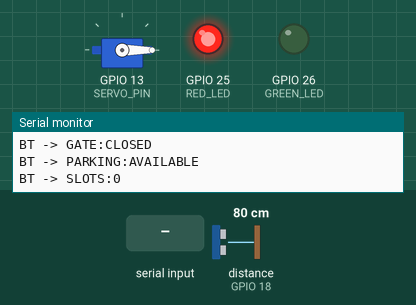
Bench run of a sketch on a simulated ESP32. Parts: servo, output pins drawn as LEDs (lit = HIGH), the last lines printed to the serial monitor. Wiring (inferred from the names in the program): ultrasonic range finder: trigger GPIO 5; echo GPIO 18. The inputs (shaded band) are chosen by the test bench; at power-on: distance to the obstacle (sensor on GPIO 18) 80 cm. The echo pulse lasts 58.3 µs per cm; nothing arrives over Bluetooth unless stated; pins used as bus, display or sensor lines are not drawn.

Above: at 1.2 s.
1.3 s: distance to the obstacle (sensor on GPIO 18) set to 18 cm
2.8 s: distance to the obstacle (sensor on GPIO 18) set to 13 cm
At 3.6 s:
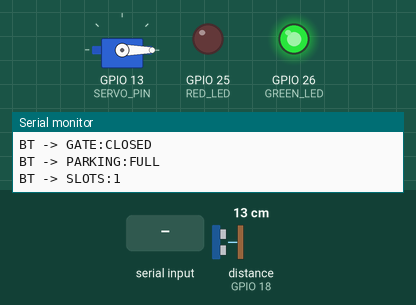
4.3 s: "1" received over the second serial link
At 4.7 s:
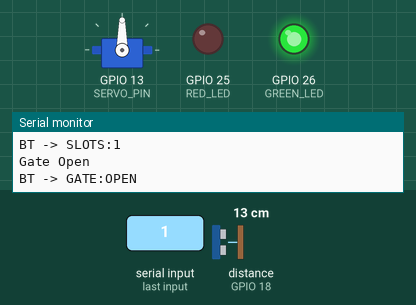
5.8 s: distance to the obstacle (sensor on GPIO 18) set to 35 cm
At 7.0 s:
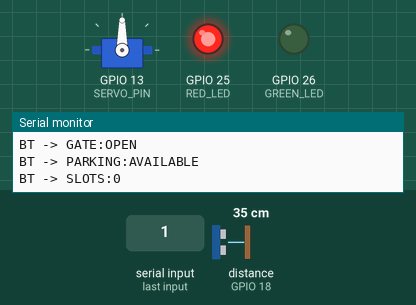
7.3 s: distance to the obstacle (sensor on GPIO 18) set to 2 cm
At 8.4 s:
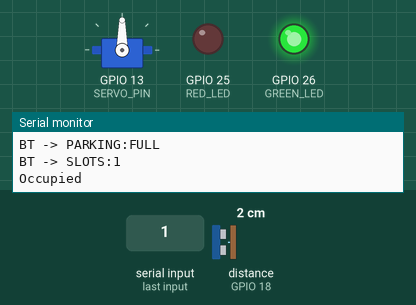
8.9 s: distance to the obstacle (sensor on GPIO 18) set to 60 cm
At 9.7 s:
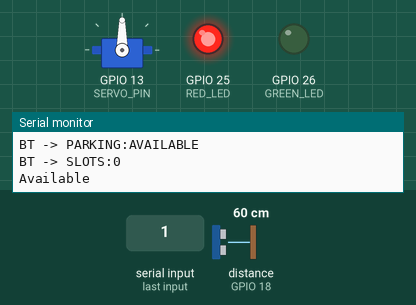
Timing chart, 0 to 11.5 s (numbered marks = the images above; inputs shaded):
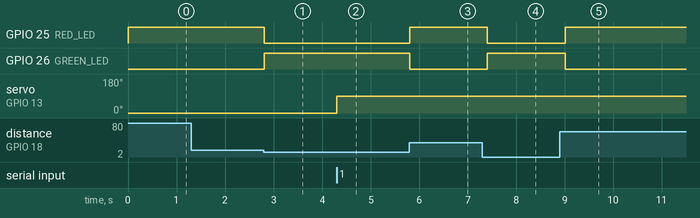

Measured:
- the behaviour switches between 16 and 15 cm on distance to the obstacle (sensor on GPIO 18) (found by bisection; images 0 and 1)
- after the input at 1.3 s, every drawn part: stays the same
- after the input at 2.8 s, GPIO 25 (RED_LED): HIGH → LOW at once; GPIO 26 (GREEN_LED): LOW → HIGH at once
- after the input at 4.3 s, servo on GPIO 13 (SERVO_PIN): 0° → 90° at once
- after the input at 5.8 s, GPIO 25 (RED_LED): LOW → HIGH at once; GPIO 26 (GREEN_LED): HIGH → LOW at once
- after the input at 7.3 s, GPIO 25 (RED_LED): HIGH → LOW after 0.10 s; GPIO 26 (GREEN_LED): LOW → HIGH after 0.10 s
- after the input at 8.9 s, GPIO 25 (RED_LED): LOW → HIGH after 0.11 s; GPIO 26 (GREEN_LED): HIGH → LOW after 0.11 s

The sketch:

esp32_parking_ai.ino
```cpp
#include <BluetoothSerial.h>
#include <ESP32Servo.h>

BluetoothSerial SerialBT;
Servo gateServo;

// Pins
#define TRIG_PIN 5
#define ECHO_PIN 18
#define SERVO_PIN 13
#define RED_LED 25
#define GREEN_LED 26

// Settings
#define OPEN_ANGLE 90
#define CLOSE_ANGLE 0
#define THRESHOLD_CM 15
#define SENSOR_INTERVAL_MS 200
#define STATUS_INTERVAL_MS 3000

// The Android app expects 0 = free, 1 = occupied.
bool isOccupied = false;
bool gateOpen = false;
unsigned long lastSensorCheck = 0;
unsigned long lastStatusSend = 0;

void setup() {
  Serial.begin(115200);
  SerialBT.begin("ESP32_Parking");

  pinMode(TRIG_PIN, OUTPUT);
  pinMode(ECHO_PIN, INPUT);
  pinMode(RED_LED, OUTPUT);
  pinMode(GREEN_LED, OUTPUT);

  gateServo.attach(SERVO_PIN);
  closeGate(false);

  setLED(isOccupied);

  Serial.println("System Ready");
  sendFullStatus();
}

void loop() {
  handleBluetoothCommands();

  unsigned long now = millis();
  if (now - lastSensorCheck >= SENSOR_INTERVAL_MS) {
    lastSensorCheck = now;
    updateParkingState();
  }

  if (now - lastStatusSend >= STATUS_INTERVAL_MS) {
    lastStatusSend = now;
    sendFullStatus();
  }
}

void handleBluetoothCommands() {
  while (SerialBT.available()) {
    char cmd = SerialBT.read();

    if (cmd == '1') {
      openGate(true);
    } else if (cmd == '0') {
      closeGate(true);
    }
  }
}

void updateParkingState() {
  long distance = getDistance();
  bool currentState = distance > 0 && distance < THRESHOLD_CM;

  if (currentState != isOccupied) {
    isOccupied = currentState;
    setLED(isOccupied);
    sendParkingStatus();

    if (isOccupied) {
      Serial.println("Occupied");
    } else {
      Serial.println("Available");
    }
  }
}

void openGate(bool notifyApp) {
  gateServo.write(OPEN_ANGLE);
  gateOpen = true;
  Serial.println("Gate Open");

  if (notifyApp) {
    sendGateStatus();
  }
}

void closeGate(bool notifyApp) {
  gateServo.write(CLOSE_ANGLE);
  gateOpen = false;
  Serial.println("Gate Close");

  if (notifyApp) {
    sendGateStatus();
  }
}

void setLED(bool occupied) {
  if (occupied) {
    digitalWrite(RED_LED, LOW);   // ON for common-anode LEDs
    digitalWrite(GREEN_LED, HIGH);
  } else {
    digitalWrite(RED_LED, HIGH);
    digitalWrite(GREEN_LED, LOW);
  }
}

void sendFullStatus() {
  sendGateStatus();
  sendParkingStatus();
}

void sendGateStatus() {
  if (gateOpen) {
    SerialBT.println("GATE:OPEN");
    Serial.println("BT -> GATE:OPEN");
  } else {
    SerialBT.println("GATE:CLOSED");
    Serial.println("BT -> GATE:CLOSED");
  }
}

void sendParkingStatus() {
  if (isOccupied) {
    SerialBT.println("PARKING:FULL");
    SerialBT.println("SLOTS:1");
    Serial.println("BT -> PARKING:FULL");
    Serial.println("BT -> SLOTS:1");
  } else {
    SerialBT.println("PARKING:AVAILABLE");
    SerialBT.println("SLOTS:0");
    Serial.println("BT -> PARKING:AVAILABLE");
    Serial.println("BT -> SLOTS:0");
  }
}

long getDistance() {
  digitalWrite(TRIG_PIN, LOW);
  delayMicroseconds(2);

  digitalWrite(TRIG_PIN, HIGH);
  delayMicroseconds(10);
  digitalWrite(TRIG_PIN, LOW);

  long duration = pulseIn(ECHO_PIN, HIGH, 25000);
  if (duration == 0) {
    return -1;
  }

  return duration * 0.034 / 2;
}
```
